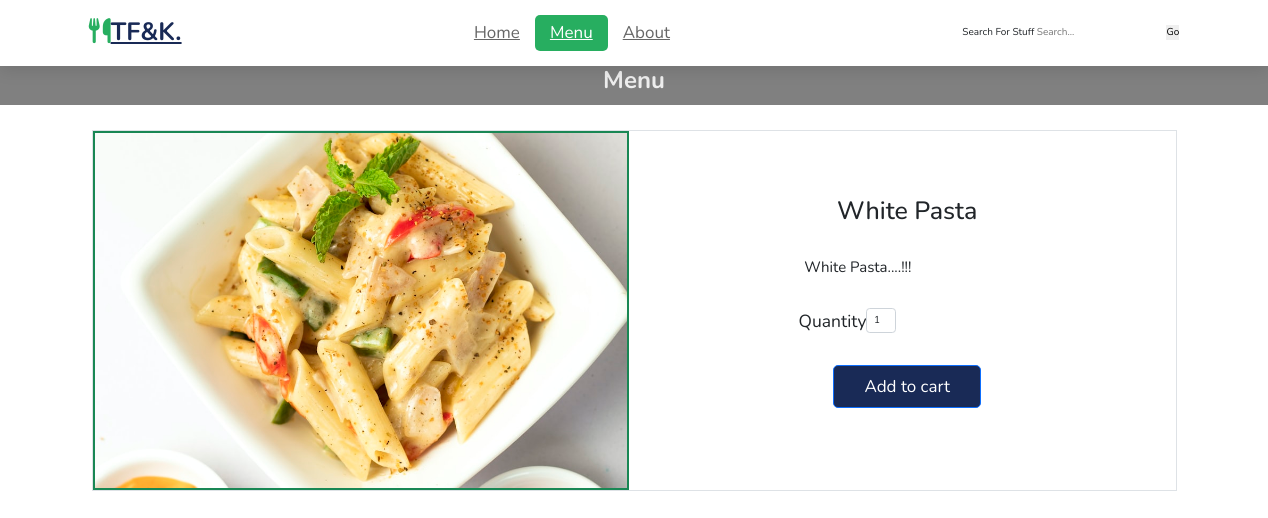
The app's page /orderitem/20/ with its own data.
### ForkAndKnife/models.py (models this page shows, shortened)
class Menu(models.Model):
    menu_item_id = models.AutoField;
    name = models.CharField(max_length=100)
    desctription = models.CharField(max_length=250)
    price = models.DecimalField(max_digits=6, decimal_places=2)
    item_image = models.ImageField(upload_to='media')
    category_id = models.ForeignKey(Category, on_delete=models.CASCADE)
    sub_category_id = models.ForeignKey(SubCategory, on_delete=models.CASCADE)

### ForkAndKnife/views.py (the view)
# urls.py: path('orderitem/<int:id>/', views.orderItem, name="orderPage",),
def orderItem(request, id):
    order = get_object_or_404(Menu, id = id)
    return render(request, "ForkAndKnife/orderMenu.html", { 'order': order})

### ForkAndKnife/templates/ForkAndKnife/orderMenu.html (shortened to what this page needs)
{%load static%}
<!doctype html>
<html lang="en">
<head>
  <link href="https://cdn.jsdelivr.net/npm/bootstrap@5.2.0/dist/css/bootstrap.min.css" rel="stylesheet"
>
  <link rel="stylesheet" href="https://cdnjs.cloudflare.com/ajax/libs/font-awesome/6.1.1/css/all.min.css">
  <link rel="stylesheet" href="https://cdn.jsdelivr.net/npm/swiper@9/swiper-bundle.min.css"/>
  <link rel="stylesheet" href="{% static 'css/menu.css'%}">
  <link rel="stylesheet" href="{% static 'css/index.css' %}">
</head>
<body>
  <header>
    <a href="index.html" class="logo"><i class="fa-solid fa-utensils"></i>TF&K.</a>
    <nav class="navbar">
      <a href="index.html">home</a>
      <a href="mainmenu.html" class="active">menu</a>
      <a href="about.html">about</a>
    </nav>
    <div class="icons">
      <form onsubmit="event.preventDefault();" role="search" class="d-inline">
        <label for="search">Search for stuff</label>
        <input id="search" type="search" placeholder="Search..." autofocus required />
        <button type="submit">Go</button>
      </form>
    </div>
  </header>
  <div class="subko-heading"><h3>Menu</h3> </div>
  <div class="container">
    <div class="d-flex justify-content-between gap-3 border">
        <div class="order-photo border border-success border-2">
            <img src="{{order.item_image.url}}" alt="" width="100%" height="100%">
        </div>
        <div class="order-details text-center">
            <h4 class="fs-1">{{order.name}}</h4>
            <p class="fs-4 ma my-5">{{order.desctription}}</p>
            <div class="input-group margin">
              <span class="fs-3">quantity</span>
                <form>
                <input type="text" id="quantity" name="quantity" method = "post" class="form-control input-number " value="1" min="0" max="10">
                </form>
            </div>
        <button class="btn btn-primary " type="submit">Add to cart</button>
        </div>
      </div>
</body>
</html>

### static/css/menu.css (style rules this page uses)
* { font-family: "Nunito", sans-serif; margin: 0; padding: 0; -webkit-box-sizing: border-box; box-sizing: border-box; text-decoration: none; outline: none; border: none; text-transform: capitalize; -webkit-transition: all 0.3s linear; -o-transition: all 0.3s linear; transition: all 0.3s linear; }
@media (min-width: 992px) { .container { max-width: 1100px; } }
html { font-size: 62.5%; overflow-x: hidden; scroll-padding-top: 5.5rem; scroll-behavior: smooth; }
.btn { margin-top: 1rem; display: inline-block; font-size: 1.7rem; color: #fff; background: #192a56; border-radius: 0.5rem; cursor: pointer; padding: 0.8rem 3rem; }
.subko-heading { text-align: center; margin: 4% 0 2%; padding: 15px 0 5px; background-color: gray; }
.subko-heading h3 { font-size: x-large; font-weight: 700; color: #eee; }
header { position: fixed; top: 0; left: 0; right: 0; background: #fff; padding: 1rem 7%; display: -webkit-box; display: -ms-flexbox; display: flex; -webkit-box-align: center; -ms-flex-align: center; align-items: center; -webkit-box-pack: justify; -ms-flex-pack: justify; justify-content: space-between; z-index: 999; -webkit-box-shadow: 0 0.5rem 1.5rem rgba(0, 0, 0, 0.1); box-shadow: 0 0.5rem 1.5rem rgba(0, 0, 0, 0.1); }
header .logo { color: #192a56; font-size: 2.5rem; font-weight: bolder; }
header .logo i { color: #27ae60; }
header .navbar a { font-size: 1.7rem; border-radius: 0.5rem; padding: 0.5rem 1.5rem; color: #666; }
header .navbar a.active, header .navbar a:hover { color: #fff; background: #27ae60; }
.order-photo { -ms-flex-preferred-size: 50%; flex-basis: 50%; }
.order-details { -ms-flex-preferred-size: 50%; flex-basis: 50%; padding: 6% 2%; }
.order-details p { max-width: 80%; }
.order-details .margin { margin: 20px 28%; }
#quantity { max-width: 30px; }

### static/css/index.css (style rules this page uses)
* { font-family: "Nunito", sans-serif; margin: 0; padding: 0; -webkit-box-sizing: border-box; box-sizing: border-box; text-decoration: none; outline: none; border: none; text-transform: capitalize; -webkit-transition: all 0.3s linear; -o-transition: all 0.3s linear; transition: all 0.3s linear; }
@media (min-width: 992px) { .container { max-width: 1100px; } }
html { font-size: 62.5%; overflow-x: hidden; scroll-padding-top: 5.5rem; scroll-behavior: smooth; }
.btn { margin-top: 1rem; display: inline-block; font-size: 1.7rem; color: #fff; background: #192a56; border-radius: 0.5rem; cursor: pointer; padding: 0.8rem 3rem; }
.subko-heading { text-align: center; margin: 4% 0 2%; padding: 15px 0 5px; background-color: gray; }
.subko-heading h3 { font-size: x-large; font-weight: 700; color: #eee; }
header { position: fixed; top: 0; left: 0; right: 0; background: #fff; padding: 1rem 7%; display: -webkit-box; display: -ms-flexbox; display: flex; -webkit-box-align: center; -ms-flex-align: center; align-items: center; -webkit-box-pack: justify; -ms-flex-pack: justify; justify-content: space-between; z-index: 999; -webkit-box-shadow: 0 0.5rem 1.5rem rgba(0, 0, 0, 0.1); box-shadow: 0 0.5rem 1.5rem rgba(0, 0, 0, 0.1); }
header .logo { color: #192a56; font-size: 2.5rem; font-weight: bolder; }
header .logo i { color: #27ae60; }
header .navbar a { font-size: 1.7rem; border-radius: 0.5rem; padding: 0.5rem 1.5rem; color: #666; }
header .navbar a.active, header .navbar a:hover { color: #fff; background: #27ae60; }

### records on screen
Menu: item_image (picture), name "White Pasta", desctription "White Pasta....!!!"
